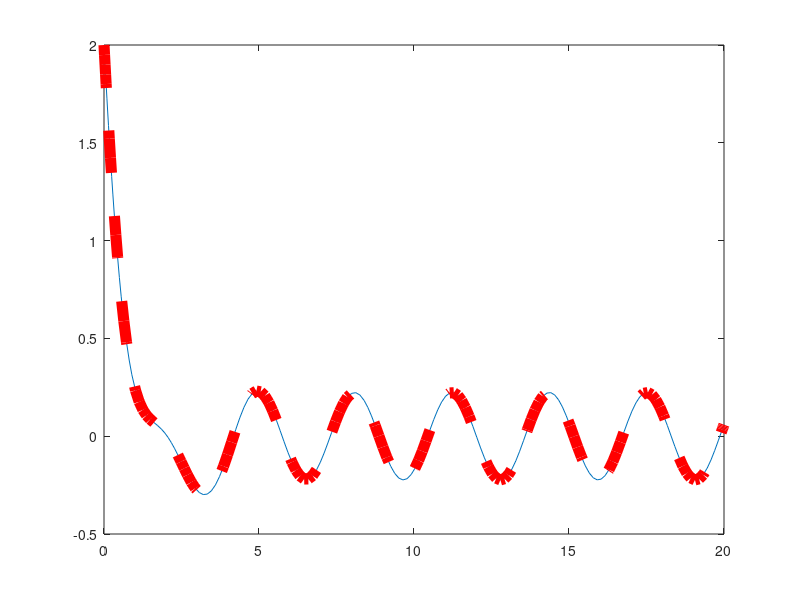

The MATLAB script that drew this image:
function ex_21a()

clear
clc
close all
%%%Solving using ODE45
[tout,zout] = ode45(@Derivatives,[0 20],[2;-3]);
xout = zout(:,1);
%%%PLOT NUMERICAL SOLUTION
plot(tout,xout)
hold on
%%%%COMPUTE ROOTS
r1 = -1+i;
r2 = -1-i;
%%%SOLVE FOR A AND B
matAB = [-2 -4;4 -2];
ABans = [1;0];
%%%INVERT MATAB to get AB
AB = matAB\ABans;  %%%also possible to do inv(matAB)*ABans
A = AB(1);
B = AB(2);
%%%SOLVE FOR C1 and C2
matC1C2 = [1 1;r1 r2];
C1C2ans = [2-B;-3-2*A];
c1c2 = inv(matC1C2)*C1C2ans;
c1 = c1c2(1);
c2 = c1c2(2);
%%%%ANALYTICAL SOLUTION
xout_analytical = c1*exp(r1*tout) + c2*exp(r2*tout) + A*sin(2*tout) + B*cos(2*tout);

plot(tout,xout_analytical,'r--','LineWidth',8)

function dzdt = Derivatives(t,z)
x = z(1);
xdot = z(2);
xdbldot = sin(2*t) - 2*xdot - 2*x;
dzdt = [xdot;xdbldot];
